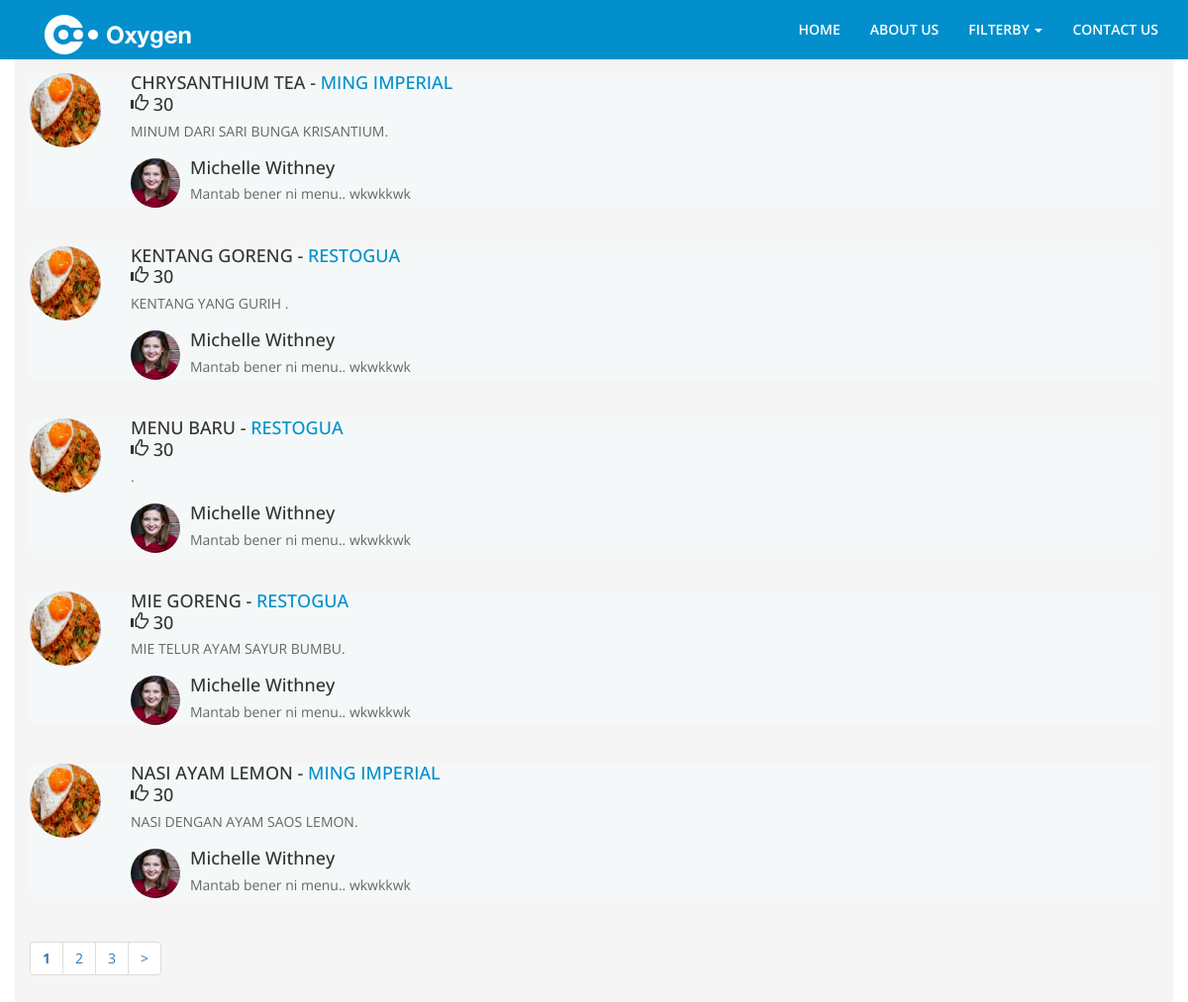
Screenshot of /index.php/fatncurious/filterByMenu with the database file from the repository.
### tables this page shows
CREATE TABLE IF NOT EXISTS `menu` (
  `KODE_MENU` varchar(5) NOT NULL,
  `KODE_JENIS_MENU` varchar(5) NOT NULL,
  `KODE_RESTORAN` varchar(5) NOT NULL,
  `NAMA_MENU` varchar(20) NOT NULL,
  `DESKRIPSI_MENU` varchar(100) NOT NULL,
  `HARGA_MENU` int(6) NOT NULL,
  `KETERANGAN_MENU` varchar(50) NOT NULL,
  `STATUS` varchar(1) NOT NULL,
  PRIMARY KEY (`KODE_MENU`),
  KEY `KODE_JENIS_MENU` (`KODE_JENIS_MENU`),
  KEY `KODE_RESTORAN` (`KODE_RESTORAN`)
);

CREATE TABLE IF NOT EXISTS `restoran` (
  `KODE_RESTORAN` varchar(5) NOT NULL,
  `KODE_USER` varchar(5) NOT NULL,
  `NAMA_RESTORAN` varchar(20) NOT NULL,
  `ALAMAT_RESTORAN` varchar(50) NOT NULL,
  `NO_TELEPON_RESTORAN` int(9) NOT NULL,
  `JAM_BUKA_RESTORAN` time NOT NULL,
  `HARI_BUKA_RESTORAN` varchar(20) NOT NULL,
  `STATUS_RESTORAN` int(1) NOT NULL,
  `DESKRIPSI_RESTORAN` varchar(50) NOT NULL,
  `JUMLAH_PERINGATAN_RESTORAN` int(4) NOT NULL,
  `URL_FOTO_RESTORAN` varchar(255) NOT NULL,
  `KETERANGAN_RESTORAN` varchar(50) NOT NULL,
  `STATUS` varchar(1) NOT NULL,
  PRIMARY KEY (`KODE_RESTORAN`)
);

### index.php (called while the page is built, shortened)
<?php
require_once BASEPATH.'core/CodeIgniter.php';

### application/models/fatncurious_model_menu.php (called while the page is built, shortened)
<?php
class Fatncurious_model_menu extends CI_Model {
	public function selectMenu($limit,$start)
	{
		$this->db->limit($limit,$start);
		$this->db->select('*');
		$this->db->from('menu');
		$this->db->join('restoran','menu.kode_restoran = restoran.kode_restoran');
		$this->db->where('menu.status',1);
		$this->db->order_by('menu.nama_menu','asc');
		return $this->db->get()->result();
	}
}

### application/views/filterByMenu.php (the view, shortened to what this page needs)
<!DOCTYPE html>
<html lang="en">
<head>
  <link href="<?php echo base_url('/vendors/css/bootstrap.min.css');?>" rel="stylesheet">
  <link href="<?php echo base_url('/vendors/css/animate.min.css');?>" rel="stylesheet">
  <link href="<?php echo base_url('/vendors/css/font-awesome.min.css');?>" rel="stylesheet">
  <link href="<?php echo base_url('/vendors/css/lightbox.css');?>" rel="stylesheet">
  <link id="css-preset" href="<?php echo base_url('/vendors/css/presets/preset1.css');?>" rel="stylesheet">
  <link href="<?php echo base_url('/vendors/css/main.css');?>" rel="stylesheet">
  <link href="<?php echo base_url('/vendors/css/responsive.css');?>" rel="stylesheet">
</head>
<body>
  <header id="home">
    <div class="main-nav navbar-fixed-top">
      <div class="container">
        <div class="navbar-header">
          <a class="navbar-brand" href="<?php echo site_url('fatncurious');?>">
            <img class="img-responsive" src="<?php echo base_url('vendors/images/logo.png'); ?>" alt="logo">
          </a>
        </div>
        <div class="collapse navbar-collapse">
          <ul class="nav navbar-nav navbar-right">
            <li class="scroll"><a href="#home">Home</a></li>
            <li class="scroll"><a href="#about-us">About Us</a></li>
            <li class="scroll">
    				<a href="#" class="dropdown-toggle" data-toggle="dropdown" aria-haspopup="true" aria-expanded="false">
    					FilterBy <span class="caret"></span>
    				  </a>
    			</li>
            <li class="scroll"><a href="#contact">Contact Us</a></li>
          </ul>
        </div>
      </div>
    </div>
  </header>
  <br/>
    <div class='container navbarSpace'>
	<?php
	foreach($menu as $r){
		echo "<div class='media warnaFilterByGanjil img-rounded'>";
			echo "<div class='media-left'>";
				echo "<a href='#'>";
	?>
				<img class="media-object img-circle displayPictureComment" src="<?php echo base_url('/vendors/images/menu/nasi goreng/2.jpg');?>" alt="...">
	<?php
				echo "</a>";
			echo "</div>";
			echo "<div class='media-body jarakMedia'>";
				echo "<h4 class='media-heading jarakMedia'>".$r->NAMA_MENU." - ".'<a href = '.site_url('/fatncurious/profilRestoran/'.$r->KODE_RESTORAN).'>'.$r->NAMA_RESTORAN."</a>"."<br/><span class='glyphicon glyphicon-thumbs-up' aria-hidden='true'></span> 30</h4>";
				echo "<p class='jarakMedia'>".$r->DESKRIPSI_MENU.'.'."</p>";
				echo "<div class='media m-t-2'>";
					echo "<div class='media-left' href='#'>";
	?>
					<img class="media-object displayPictureComment img-circle jarakMedia" style="height:50px;width:50px;" src="<?php echo base_url('/vendors/images/team/1.jpg');?>" alt="Generic placeholder image">
	<?php
					echo "</div>";
					echo "<div class='media-body'>";
						echo "<h4 class='media-heading'>Michelle Withney</h4>";
						echo "Mantab bener ni menu.. wkwkkwk";
					echo "</div>";
				echo "</div>";
			echo "</div>";
		echo "</div>";
		echo "<br>";
	}
	echo $links;
	?>
</body>
</html>

### application/controllers/fatncurious.php (shortened to what this page needs)
<?php
class Fatncurious extends CI_Controller {
	function __construct(){
		$this->load->model('fatncurious_model_user');
		$this->load->model('fatncurious_model_kartu_kredit');
		$this->load->model('fatncurious_model_restaurant');
		$this->load->model('fatncurious_model_promo');
		$this->load->model('fatncurious_model_registerLogin');
		$this->load->model('fatncurious_model_menu');
		$this->load->helper('form');
		$this->load->helper('url');
		$this->load->library('table');
		$this->load->library('form_validation');
		$this->load->helper('cookie');
		$this->load->library('session');
		$this->load->library('pagination');
	}
	public function filterByMenu()
	{
		$data['menu'] = $this->fatncurious_model_menu->selectMenu(5,0);
		$config = array();
		$config['base_url'] = site_url('fatncurious/PaginationFilterByMenu');
		$config["per_page"] = 5;
		$config["uri_segment"] = 3;
		$config['full_tag_open'] = '<ul class="pagination">';
		$config['full_tag_close'] = '</ul>';
		$config['first_link']=false;
		$config['last_link']=false;
		$config['cur_tag_open'] = '<li> <a href="http://localhost/fatncurious/index.php/fatncurious/PaginationFilterByMenu" data-ci-pagination-page="2"><strong>';
		$config['cur_tag_close'] = '</strong></a></li>';
		$config['prev_tag_open'] = '<li>';
		$config['prev_tag_close'] = '</li>';
		$config['next_tag_open'] = '<li>';
		$config['next_tag_close'] = '</li>';
		$config['num_tag_open'] = '<li>';
		$config['num_tag_close'] = '</li>';
		$config['total_rows'] = sizeof($this->fatncurious_model_menu->selectMenu(null,null));
		$this->pagination->initialize($config);
		$data['links'] = $this->pagination->create_links();
		$this->load->view('filterByMenu',$data);
	}
}

### rows the page displays
menu: NAMA_MENU "CHRYSANTHIUM TEA", KODE_RESTORAN.NAMA_RESTORAN "MING IMPERIAL", DESKRIPSI_MENU "MINUM DARI SARI BUNGA KRISANTIUM"
menu: NAMA_MENU "KENTANG GORENG", KODE_RESTORAN.NAMA_RESTORAN "RESTOGUA", DESKRIPSI_MENU "KENTANG YANG GURIH"
menu: NAMA_MENU "MENU BARU", KODE_RESTORAN.NAMA_RESTORAN "RESTOGUA"
menu: NAMA_MENU "MIE GORENG", KODE_RESTORAN.NAMA_RESTORAN "RESTOGUA", DESKRIPSI_MENU "MIE TELUR AYAM SAYUR BUMBU"
menu: NAMA_MENU "NASI AYAM LEMON", KODE_RESTORAN.NAMA_RESTORAN "MING IMPERIAL", DESKRIPSI_MENU "NASI DENGAN AYAM SAOS LEMON"

### other values shown
$links "1 2 3 >"
